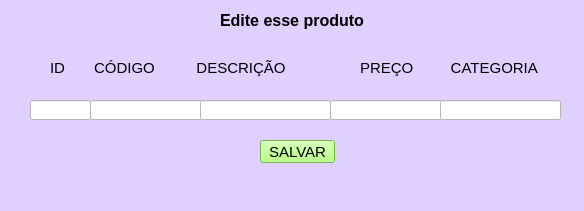
<?xml version="1.0" encoding="UTF-8"?>
<ui version="4.0">
 <class>MainWindow</class>
 <widget class="QMainWindow" name="MainWindow">
  <property name="geometry">
   <rect>
    <x>0</x>
    <y>0</y>
    <width>584</width>
    <height>211</height>
   </rect>
  </property>
  <property name="font">
   <font>
    <pointsize>12</pointsize>
   </font>
  </property>
  <property name="windowTitle">
   <string>MainWindow</string>
  </property>
  <property name="styleSheet">
   <string notr="true">background-color: rgb(223, 208, 255);</string>
  </property>
  <widget class="QWidget" name="centralwidget">
   <widget class="QLabel" name="label">
    <property name="geometry">
     <rect>
      <x>220</x>
      <y>10</y>
      <width>161</width>
      <height>20</height>
     </rect>
    </property>
    <property name="font">
     <font>
      <pointsize>12</pointsize>
      <weight>75</weight>
      <bold>true</bold>
     </font>
    </property>
    <property name="text">
     <string>Edite esse produto</string>
    </property>
   </widget>
   <widget class="QLabel" name="label_2">
    <property name="geometry">
     <rect>
      <x>50</x>
      <y>60</y>
      <width>261</width>
      <height>16</height>
     </rect>
    </property>
    <property name="font">
     <font>
      <pointsize>11</pointsize>
     </font>
    </property>
    <property name="text">
     <string>ID       CÓDIGO          DESCRIÇÃO</string>
    </property>
   </widget>
   <widget class="QLabel" name="label_3">
    <property name="geometry">
     <rect>
      <x>360</x>
      <y>60</y>
      <width>191</width>
      <height>16</height>
     </rect>
    </property>
    <property name="font">
     <font>
      <pointsize>11</pointsize>
     </font>
    </property>
    <property name="text">
     <string>PREÇO         CATEGORIA</string>
    </property>
   </widget>
   <widget class="QLineEdit" name="lineEdit">
    <property name="geometry">
     <rect>
      <x>30</x>
      <y>100</y>
      <width>61</width>
      <height>20</height>
     </rect>
    </property>
    <property name="styleSheet">
     <string notr="true">background-color: rgb(255, 255, 255);</string>
    </property>
   </widget>
   <widget class="QLineEdit" name="lineEdit_2">
    <property name="geometry">
     <rect>
      <x>90</x>
      <y>100</y>
      <width>113</width>
      <height>20</height>
     </rect>
    </property>
    <property name="styleSheet">
     <string notr="true">background-color: rgb(255, 255, 255);</string>
    </property>
   </widget>
   <widget class="QLineEdit" name="lineEdit_3">
    <property name="geometry">
     <rect>
      <x>200</x>
      <y>100</y>
      <width>131</width>
      <height>20</height>
     </rect>
    </property>
    <property name="styleSheet">
     <string notr="true">background-color: rgb(255, 255, 255);</string>
    </property>
   </widget>
   <widget class="QLineEdit" name="lineEdit_4">
    <property name="geometry">
     <rect>
      <x>330</x>
      <y>100</y>
      <width>113</width>
      <height>20</height>
     </rect>
    </property>
    <property name="styleSheet">
     <string notr="true">background-color: rgb(255, 255, 255);</string>
    </property>
   </widget>
   <widget class="QLineEdit" name="lineEdit_5">
    <property name="geometry">
     <rect>
      <x>440</x>
      <y>100</y>
      <width>121</width>
      <height>20</height>
     </rect>
    </property>
    <property name="styleSheet">
     <string notr="true">background-color: rgb(255, 255, 255);</string>
    </property>
   </widget>
   <widget class="QPushButton" name="pushButton">
    <property name="geometry">
     <rect>
      <x>260</x>
      <y>140</y>
      <width>75</width>
      <height>23</height>
     </rect>
    </property>
    <property name="font">
     <font>
      <pointsize>11</pointsize>
     </font>
    </property>
    <property name="styleSheet">
     <string notr="true">background-color: rgb(162, 255, 99);</string>
    </property>
    <property name="text">
     <string>SALVAR</string>
    </property>
   </widget>
  </widget>
  <widget class="QMenuBar" name="menubar">
   <property name="geometry">
    <rect>
     <x>0</x>
     <y>0</y>
     <width>584</width>
     <height>21</height>
    </rect>
   </property>
  </widget>
  <widget class="QStatusBar" name="statusbar"/>
 </widget>
 <resources/>
 <connections/>
</ui>
